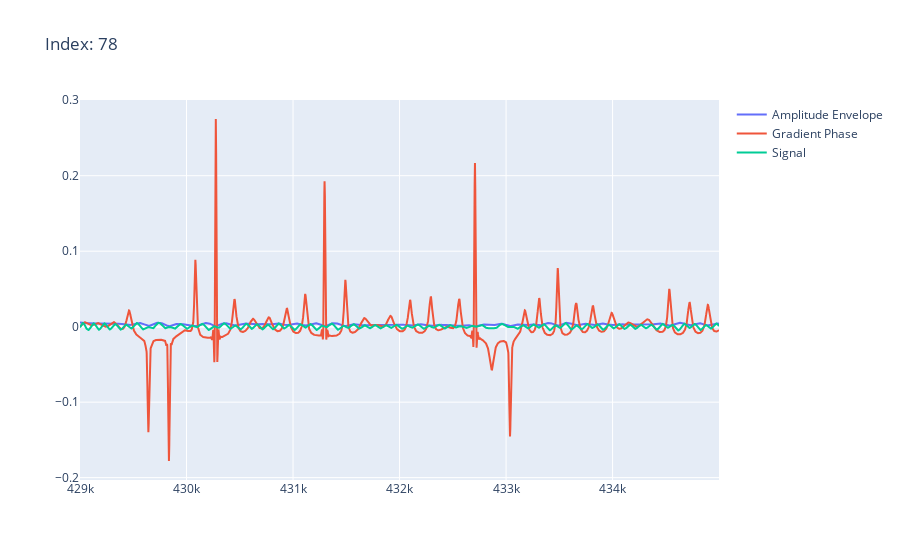
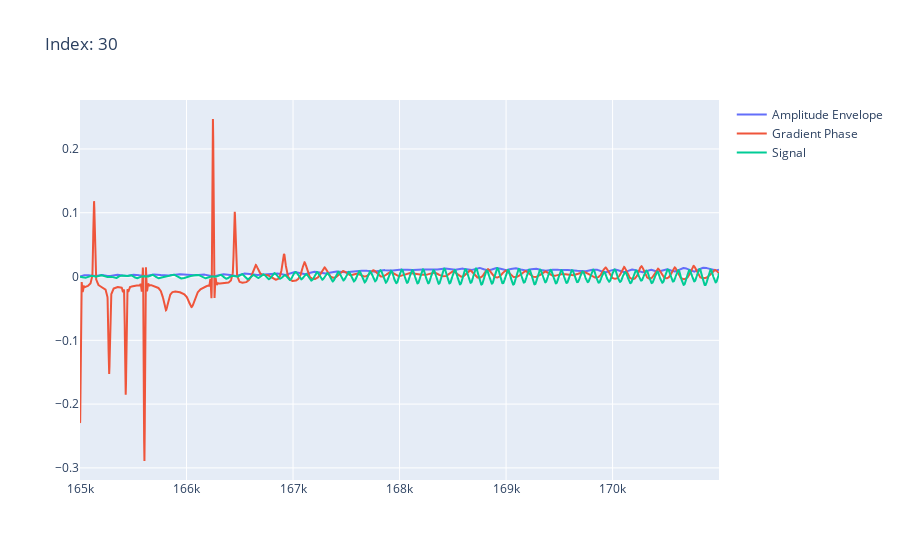
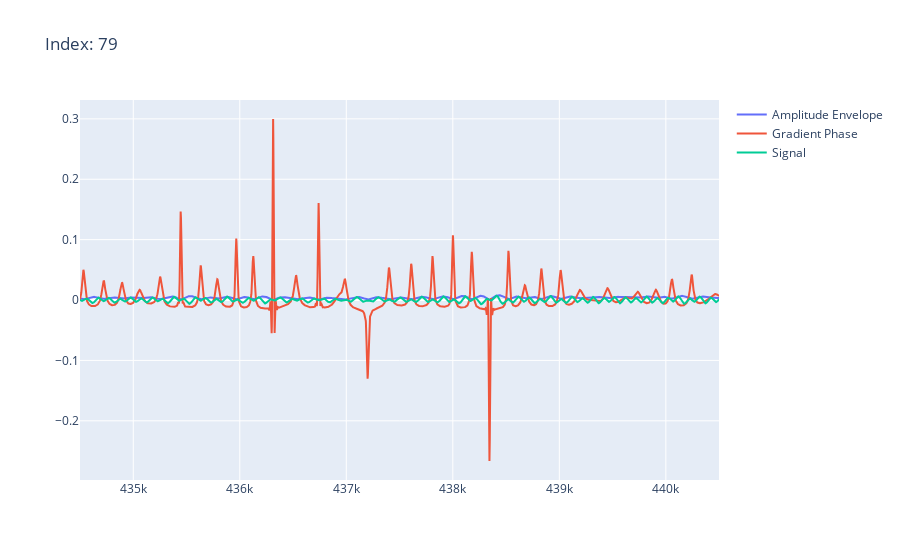
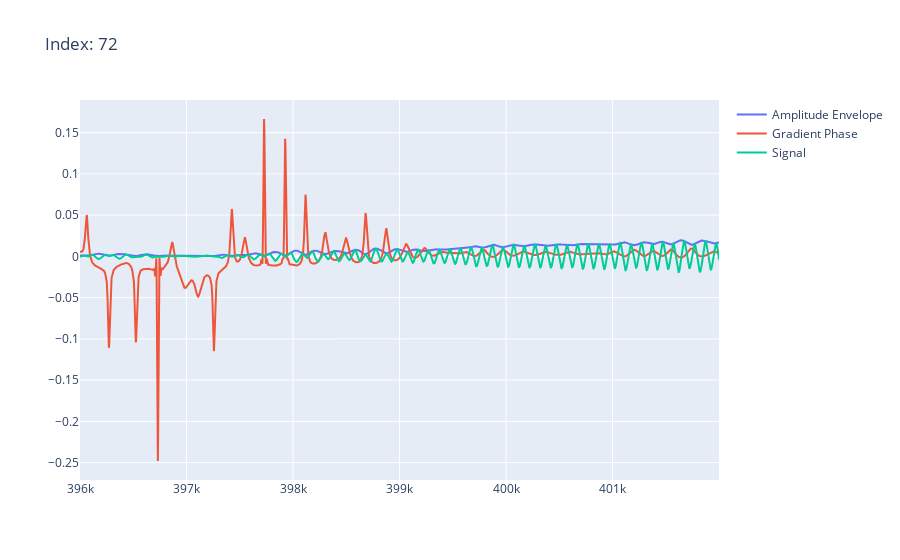

The cell these charts' notebook holds for them, in order:
### Code cell
for ind in wrong_indices:
    subset = windows[ind]
    fig = go.Figure()
    fig.add_trace(go.Scatter(x=subset.index, y=subset['Amplitude Envelope'], name='Amplitude Envelope'))
    fig.add_trace(go.Scatter(x=subset.index, y=subset['Gradient Phase'], name='Gradient Phase'))
    fig.add_trace(go.Scatter(x=subset.index, y=subset['Filtered Signal'], name='Signal'))
    fig.update_layout(title='Index: ' + str(ind))
    fig.show()

### Figure 1 — Plotly figure (JSON) as saved in the notebook; plotly's stock layout.template omitted (floating-point values rounded to 4 significant figures; data arrays with more than 128 entries replaced by an {"elided": "..."} marker saying what was removed)
{"data": [{"name": "Amplitude Envelope", "type": "scatter", "x": {"elided": "6000 int values"}, "y": {"elided": "6000 float values"}}, {"name": "Gradient Phase", "type": "scatter", "x": {"elided": "6000 int values"}, "y": {"elided": "6000 float values"}}, {"name": "Signal", "type": "scatter", "x": {"elided": "6000 int values"}, "y": {"elided": "6000 float values"}}], "layout": {"title": {"text": "Index: 78"}}}

### Figure 2 — Plotly figure (JSON) as saved in the notebook; plotly's stock layout.template omitted (floating-point values rounded to 4 significant figures; data arrays with more than 128 entries replaced by an {"elided": "..."} marker saying what was removed)
{"data": [{"name": "Amplitude Envelope", "type": "scatter", "x": {"elided": "6000 int values"}, "y": {"elided": "6000 float values"}}, {"name": "Gradient Phase", "type": "scatter", "x": {"elided": "6000 int values"}, "y": {"elided": "6000 float values"}}, {"name": "Signal", "type": "scatter", "x": {"elided": "6000 int values"}, "y": {"elided": "6000 float values"}}], "layout": {"title": {"text": "Index: 30"}}}

### Figure 3 — Plotly figure (JSON) as saved in the notebook; plotly's stock layout.template omitted (floating-point values rounded to 4 significant figures; data arrays with more than 128 entries replaced by an {"elided": "..."} marker saying what was removed)
{"data": [{"name": "Amplitude Envelope", "type": "scatter", "x": {"elided": "6000 int values"}, "y": {"elided": "6000 float values"}}, {"name": "Gradient Phase", "type": "scatter", "x": {"elided": "6000 int values"}, "y": {"elided": "6000 float values"}}, {"name": "Signal", "type": "scatter", "x": {"elided": "6000 int values"}, "y": {"elided": "6000 float values"}}], "layout": {"title": {"text": "Index: 79"}}}

### Figure 4 — Plotly figure (JSON) as saved in the notebook; plotly's stock layout.template omitted (floating-point values rounded to 4 significant figures; data arrays with more than 128 entries replaced by an {"elided": "..."} marker saying what was removed)
{"data": [{"name": "Amplitude Envelope", "type": "scatter", "x": {"elided": "6000 int values"}, "y": {"elided": "6000 float values"}}, {"name": "Gradient Phase", "type": "scatter", "x": {"elided": "6000 int values"}, "y": {"elided": "6000 float values"}}, {"name": "Signal", "type": "scatter", "x": {"elided": "6000 int values"}, "y": {"elided": "6000 float values"}}], "layout": {"title": {"text": "Index: 72"}}}
